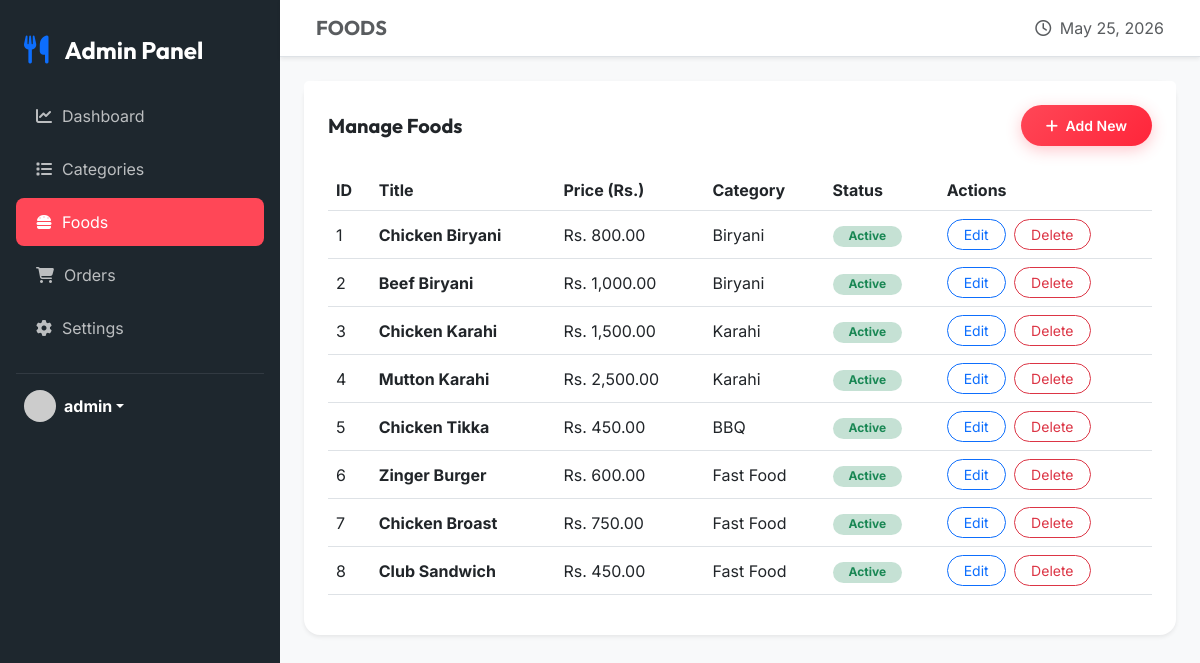
Screenshot of /admin/foods.php (signed in) with the database file from the repository.
### tables this page shows
CREATE TABLE IF NOT EXISTS foods (
    id INT AUTO_INCREMENT PRIMARY KEY,
    title VARCHAR(100) NOT NULL,
    description TEXT NOT NULL,
    price DECIMAL(10,2) NOT NULL,
    image_name VARCHAR(255) NOT NULL,
    category_id INT NOT NULL,
    active ENUM('Yes', 'No') DEFAULT 'Yes',
    FOREIGN KEY (category_id) REFERENCES categories(id) ON DELETE CASCADE
);

CREATE TABLE IF NOT EXISTS categories (
    id INT AUTO_INCREMENT PRIMARY KEY,
    title VARCHAR(100) NOT NULL,
    image_name VARCHAR(255) NOT NULL,
    active ENUM('Yes', 'No') DEFAULT 'Yes'
);

### admin/foods.php (the view, shortened to what this page needs)
<?php include 'includes/header.php'; ?>
<div class="card border-0 shadow-sm rounded-4">
    <div class="card-header bg-white border-0 p-4 pb-0 d-flex justify-content-between align-items-center">
        <h5 class="fw-bold mb-0">Manage Foods</h5>
        <button class="btn btn-primary-custom btn-sm" data-bs-toggle="modal" data-bs-target="#addFoodModal"><i class="fa-solid fa-plus me-1"></i> Add New</button>
    </div>
    <div class="card-body p-4">
        <div class="table-responsive">
            <table class="table table-hover align-middle">
                <thead class="text-muted">
                    <tr>
                        <th>ID</th>
                        <th>Title</th>
                        <th>Price (Rs.)</th>
                        <th>Category</th>
                        <th>Status</th>
                        <th>Actions</th>
                    </tr>
                </thead>
                <tbody>
                    <?php
                    $res = $conn->query("SELECT f.*, c.title as cat_title FROM foods f LEFT JOIN categories c ON f.category_id = c.id");
                    if($res->num_rows > 0):
                        while($row = $res->fetch_assoc()):
                    ?>
                        <tr>
                            <td><?= $row['id'] ?></td>
                            <td class="fw-bold"><?= $row['title'] ?></td>
                            <td>Rs. <?= number_format($row['price'], 2) ?></td>
                            <td><?= $row['cat_title'] ?></td>
                            <td>
                                <?php if($row['active'] == 'Yes'): ?>
                                    <span class="badge bg-success bg-opacity-25 text-success px-3 rounded-pill">Active</span>
                                <?php else: ?>
                                    <span class="badge bg-danger bg-opacity-25 text-danger px-3 rounded-pill">Inactive</span>
                                <?php endif; ?>
                            </td>
                            <td>
                                <button class="btn btn-sm btn-outline-primary rounded-pill px-3 me-1" data-bs-toggle="modal" data-bs-target="#updateFoodModal<?= $row['id'] ?>">Edit</button>
                                <a href="?delete=<?= $row['id'] ?>" class="btn btn-sm btn-outline-danger rounded-pill px-3" onclick="return confirm('Are you sure you want to delete this food item?')">Delete</a>
                            </td>
                        </tr>
                    <?php
                        endwhile;
                    else:
                        echo "<tr><td colspan='6' class='text-center py-4 text-muted'>No food items found.</td></tr>";
                    endif;
                    ?>
                </tbody>
            </table>
        </div>
    </div>
</div>
<?php include 'includes/footer.php'; ?>

### css/style.css (style rules this page uses)
:root { --primary-color: #ff4757; --primary-dark: #ff253a; --secondary-color: #2f3542; --accent-color: #ffa502; --light-bg: #f8f9fa; --dark-bg: #1e272e; --text-dark: #2f3542; --text-light: #747d8c; --white: #ffffff; --glass-bg: rgba(255, 255, 255, 0.85); --glass-border: rgba(255, 255, 255, 0.2); --shadow-sm: 0 4px 6px rgba(0, 0, 0, 0.05); --shadow-md: 0 10px 15px rgba(0, 0, 0, 0.1); --shadow-lg: 0 20px 25px rgba(0, 0, 0, 0.15); --transition: all 0.3s cubic-bezier(0.25, 0.8, 0.25, 1); }
body { font-family: 'Inter', sans-serif; color: var(--text-dark); background-color: var(--light-bg); overflow-x: hidden; }
h1, h2, h3, h4, h5, h6, .brand-font { font-family: 'Outfit', sans-serif; font-weight: 700; }
.btn-primary-custom { background: linear-gradient(135deg, var(--primary-color), var(--primary-dark)); color: var(--white); border: none; border-radius: 50px; padding: 10px 25px; font-weight: 600; transition: var(--transition); box-shadow: 0 4px 15px rgba(255, 71, 87, 0.3); }

### rows the page displays
foods: id "1", title "Chicken Biryani", price "800.00", category.title "Biryani", active "Active"
foods: id "2", title "Beef Biryani", price "1,000.00", category.title "Biryani", active "Active"
foods: id "3", title "Chicken Karahi", price "1,500.00", category.title "Karahi", active "Active"
foods: id "4", title "Mutton Karahi", price "2,500.00", category.title "Karahi", active "Active"
foods: id "5", title "Chicken Tikka", price "450.00", category.title "BBQ", active "Active"
foods: id "6", title "Zinger Burger", price "600.00", category.title "Fast Food", active "Active"
foods: id "7", title "Chicken Broast", price "750.00", category.title "Fast Food", active "Active"
foods: id "8", title "Club Sandwich", price "450.00", category.title "Fast Food", active "Active"

### other values shown
$_SESSION['admin_username'] "admin"
str_replace('.php', '', $current_page) "FOODS"
